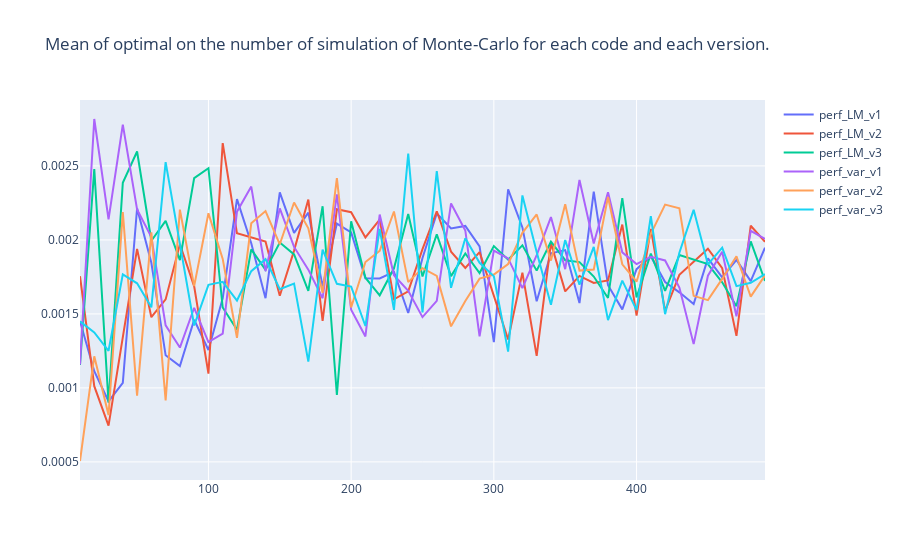

This figure's notebook cell:
### Markdown cell above
Dans ce cas, nous observons une tendance similaire à celle du nombre d'itérations : le multi-processing améliore les performances d'exécution. Cependant, pour le nombre de simulations de Monte-Carlo, le point de basculement qui favorise le multi-processing se situe à partir de 150 simulations.

Nous constatons également que lorsque le nombre de simulations est important, tous les cœurs sont occupés et surchargés, ce qui entraîne une augmentation linéaire du temps d'exécution par la suite. Néanmoins, cette augmentation reste moins rapide que celle des processus naïfs.

Recommandation : Utilisez le multi-processing pour un grand nombre de simulations de Monte-Carlo (plus de 150) si la fonction à optimiser présente des contraintes importantes sur ses entrées ou si la fonction a un large domaine d'image. L'objectif est de couvrir le plus d'espace possible dans l'exploration.

### Code cell
fig = go.Figure()
columns_timer = ['timer_LM_v1','timer_LM_v2','timer_LM_v3','timer_json_v1','timer_json_v3','timer_var_v1','timer_var_v2','timer_var_v3','nb_part','perf_json_v1','perf_json_v3']
for exe in df_ite.drop(columns=columns_timer).columns : 
    fig.add_trace(go.Scatter(x=df_ite['nb_part'],y=df_ite[exe],name=exe))
fig.update_layout(title_text='Mean of optimal on the number of simulation of Monte-Carlo for each code and each version.')
fig.show()
